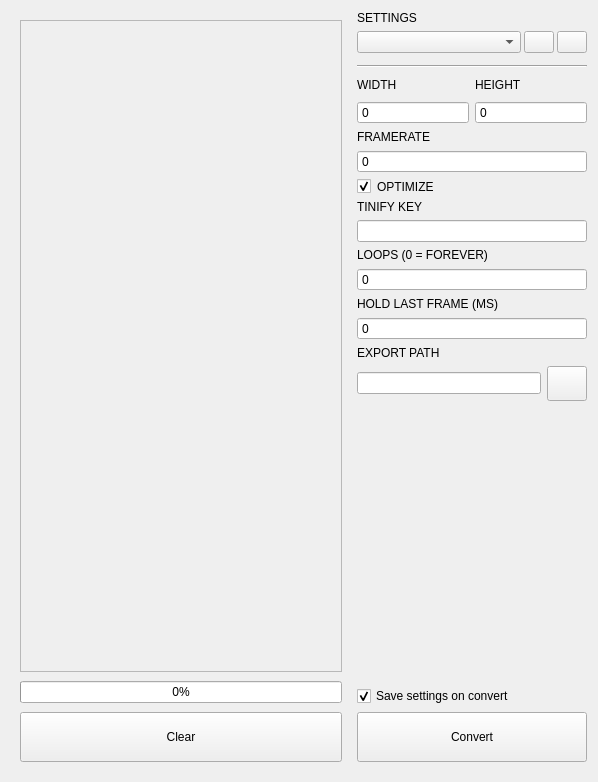
<?xml version="1.0" encoding="UTF-8"?>
<ui version="4.0">
 <class>Form</class>
 <widget class="QWidget" name="Form">
  <property name="geometry">
   <rect>
    <x>0</x>
    <y>0</y>
    <width>598</width>
    <height>782</height>
   </rect>
  </property>
  <property name="windowTitle">
   <string>Form</string>
  </property>
  <layout class="QGridLayout" name="gridLayout_2">
   <item row="0" column="0">
    <layout class="QHBoxLayout" name="horizontalLayout">
     <item>
      <layout class="QVBoxLayout" name="verticalLayout">
       <property name="spacing">
        <number>9</number>
       </property>
       <property name="leftMargin">
        <number>9</number>
       </property>
       <property name="topMargin">
        <number>9</number>
       </property>
       <property name="rightMargin">
        <number>9</number>
       </property>
       <property name="bottomMargin">
        <number>9</number>
       </property>
       <item>
        <widget class="QScrollArea" name="dd_SCR">
         <property name="sizePolicy">
          <sizepolicy hsizetype="Expanding" vsizetype="Expanding">
           <horstretch>1</horstretch>
           <verstretch>0</verstretch>
          </sizepolicy>
         </property>
         <property name="minimumSize">
          <size>
           <width>100</width>
           <height>0</height>
          </size>
         </property>
         <property name="horizontalScrollBarPolicy">
          <enum>Qt::ScrollBarAsNeeded</enum>
         </property>
         <property name="widgetResizable">
          <bool>true</bool>
         </property>
         <widget class="QWidget" name="scrollAreaWidgetContents_2">
          <property name="geometry">
           <rect>
            <x>0</x>
            <y>0</y>
            <width>322</width>
            <height>650</height>
           </rect>
          </property>
         </widget>
        </widget>
       </item>
       <item>
        <widget class="QProgressBar" name="progress_PBR">
         <property name="value">
          <number>0</number>
         </property>
         <property name="alignment">
          <set>Qt::AlignCenter</set>
         </property>
         <property name="textVisible">
          <bool>true</bool>
         </property>
        </widget>
       </item>
       <item>
        <widget class="QPushButton" name="clear_BTN">
         <property name="minimumSize">
          <size>
           <width>0</width>
           <height>50</height>
          </size>
         </property>
         <property name="text">
          <string>Clear</string>
         </property>
        </widget>
       </item>
      </layout>
     </item>
     <item>
      <widget class="QWidget" name="widget" native="true">
       <property name="sizePolicy">
        <sizepolicy hsizetype="Fixed" vsizetype="Preferred">
         <horstretch>0</horstretch>
         <verstretch>0</verstretch>
        </sizepolicy>
       </property>
       <property name="minimumSize">
        <size>
         <width>230</width>
         <height>0</height>
        </size>
       </property>
       <property name="maximumSize">
        <size>
         <width>1000</width>
         <height>16777215</height>
        </size>
       </property>
       <layout class="QVBoxLayout" name="verticalLayout_3">
        <property name="spacing">
         <number>0</number>
        </property>
        <property name="leftMargin">
         <number>0</number>
        </property>
        <property name="topMargin">
         <number>0</number>
        </property>
        <property name="rightMargin">
         <number>0</number>
        </property>
        <property name="bottomMargin">
         <number>9</number>
        </property>
        <item>
         <layout class="QVBoxLayout" name="verticalLayout_2">
          <property name="spacing">
           <number>6</number>
          </property>
          <property name="topMargin">
           <number>0</number>
          </property>
          <item>
           <widget class="QLabel" name="label_9">
            <property name="text">
             <string>SETTINGS</string>
            </property>
            <property name="class" stdset="0">
             <string>h1</string>
            </property>
           </widget>
          </item>
          <item>
           <widget class="QWidget" name="widget_4" native="true">
            <layout class="QHBoxLayout" name="horizontalLayout_4">
             <property name="spacing">
              <number>3</number>
             </property>
             <property name="leftMargin">
              <number>0</number>
             </property>
             <property name="topMargin">
              <number>0</number>
             </property>
             <property name="rightMargin">
              <number>0</number>
             </property>
             <property name="bottomMargin">
              <number>6</number>
             </property>
             <item>
              <widget class="QComboBox" name="settings_CBX"/>
             </item>
             <item>
              <widget class="QPushButton" name="settingsRem_BTN">
               <property name="maximumSize">
                <size>
                 <width>30</width>
                 <height>30</height>
                </size>
               </property>
               <property name="text">
                <string/>
               </property>
              </widget>
             </item>
             <item>
              <widget class="QPushButton" name="settingsAdd_BTN">
               <property name="maximumSize">
                <size>
                 <width>30</width>
                 <height>30</height>
                </size>
               </property>
               <property name="text">
                <string/>
               </property>
              </widget>
             </item>
            </layout>
           </widget>
          </item>
          <item>
           <widget class="Line" name="line">
            <property name="orientation">
             <enum>Qt::Horizontal</enum>
            </property>
           </widget>
          </item>
          <item>
           <widget class="QWidget" name="widget_2" native="true">
            <property name="minimumSize">
             <size>
              <width>0</width>
              <height>50</height>
             </size>
            </property>
            <layout class="QGridLayout" name="gridLayout">
             <property name="leftMargin">
              <number>0</number>
             </property>
             <property name="topMargin">
              <number>0</number>
             </property>
             <property name="rightMargin">
              <number>0</number>
             </property>
             <property name="bottomMargin">
              <number>0</number>
             </property>
             <property name="spacing">
              <number>6</number>
             </property>
             <item row="1" column="0">
              <widget class="QSpinBox" name="width_SPB">
               <property name="buttonSymbols">
                <enum>QAbstractSpinBox::NoButtons</enum>
               </property>
               <property name="maximum">
                <number>999999999</number>
               </property>
              </widget>
             </item>
             <item row="1" column="1">
              <widget class="QSpinBox" name="height_SPB">
               <property name="buttonSymbols">
                <enum>QAbstractSpinBox::NoButtons</enum>
               </property>
               <property name="maximum">
                <number>999999999</number>
               </property>
              </widget>
             </item>
             <item row="0" column="0">
              <widget class="QLabel" name="label_2">
               <property name="text">
                <string>WIDTH</string>
               </property>
               <property name="class" stdset="0">
                <string>h1</string>
               </property>
              </widget>
             </item>
             <item row="0" column="1">
              <widget class="QLabel" name="label_3">
               <property name="text">
                <string>HEIGHT</string>
               </property>
               <property name="class" stdset="0">
                <string>h1</string>
               </property>
              </widget>
             </item>
            </layout>
           </widget>
          </item>
          <item>
           <widget class="QLabel" name="label_4">
            <property name="text">
             <string>FRAMERATE</string>
            </property>
            <property name="class" stdset="0">
             <string>h1</string>
            </property>
           </widget>
          </item>
          <item>
           <widget class="QSpinBox" name="framerate_SPB">
            <property name="buttonSymbols">
             <enum>QAbstractSpinBox::NoButtons</enum>
            </property>
            <property name="maximum">
             <number>999999999</number>
            </property>
           </widget>
          </item>
          <item>
           <widget class="QWidget" name="widget_3" native="true">
            <layout class="QHBoxLayout" name="horizontalLayout_3" stretch="0,1">
             <property name="spacing">
              <number>6</number>
             </property>
             <property name="leftMargin">
              <number>0</number>
             </property>
             <property name="topMargin">
              <number>0</number>
             </property>
             <property name="rightMargin">
              <number>0</number>
             </property>
             <property name="bottomMargin">
              <number>0</number>
             </property>
             <item>
              <widget class="QCheckBox" name="opt_CHB">
               <property name="text">
                <string/>
               </property>
               <property name="shortcut">
                <string/>
               </property>
               <property name="checked">
                <bool>true</bool>
               </property>
              </widget>
             </item>
             <item>
              <widget class="QLabel" name="label_5">
               <property name="text">
                <string>OPTIMIZE</string>
               </property>
               <property name="class" stdset="0">
                <string>h1</string>
               </property>
              </widget>
             </item>
            </layout>
           </widget>
          </item>
          <item>
           <widget class="QLabel" name="label_6">
            <property name="text">
             <string>TINIFY KEY</string>
            </property>
            <property name="class" stdset="0">
             <string>h1</string>
            </property>
           </widget>
          </item>
          <item>
           <widget class="QLineEdit" name="key_LED"/>
          </item>
          <item>
           <widget class="QLabel" name="label_7">
            <property name="text">
             <string>LOOPS (0 = FOREVER)</string>
            </property>
            <property name="class" stdset="0">
             <string>h1</string>
            </property>
           </widget>
          </item>
          <item>
           <widget class="QSpinBox" name="loops_SPB">
            <property name="buttonSymbols">
             <enum>QAbstractSpinBox::NoButtons</enum>
            </property>
           </widget>
          </item>
          <item>
           <widget class="QLabel" name="label_8">
            <property name="text">
             <string>HOLD LAST FRAME (MS)</string>
            </property>
            <property name="class" stdset="0">
             <string>h1</string>
            </property>
           </widget>
          </item>
          <item>
           <widget class="QSpinBox" name="hold_SPB">
            <property name="buttonSymbols">
             <enum>QAbstractSpinBox::NoButtons</enum>
            </property>
            <property name="maximum">
             <number>999999999</number>
            </property>
           </widget>
          </item>
          <item>
           <widget class="QLabel" name="label">
            <property name="text">
             <string>EXPORT PATH</string>
            </property>
            <property name="class" stdset="0">
             <string>h1</string>
            </property>
           </widget>
          </item>
          <item>
           <layout class="QHBoxLayout" name="horizontalLayout_2">
            <item>
             <widget class="QLineEdit" name="output_LED"/>
            </item>
            <item>
             <widget class="QPushButton" name="browse_BTN">
              <property name="minimumSize">
               <size>
                <width>35</width>
                <height>35</height>
               </size>
              </property>
              <property name="maximumSize">
               <size>
                <width>40</width>
                <height>16777215</height>
               </size>
              </property>
              <property name="text">
               <string/>
              </property>
             </widget>
            </item>
           </layout>
          </item>
          <item>
           <spacer name="verticalSpacer">
            <property name="orientation">
             <enum>Qt::Vertical</enum>
            </property>
            <property name="sizeHint" stdset="0">
             <size>
              <width>20</width>
              <height>265</height>
             </size>
            </property>
           </spacer>
          </item>
          <item>
           <widget class="QCheckBox" name="savesettings_CHB">
            <property name="enabled">
             <bool>true</bool>
            </property>
            <property name="text">
             <string>Save settings on convert</string>
            </property>
            <property name="checked">
             <bool>true</bool>
            </property>
           </widget>
          </item>
          <item>
           <widget class="QPushButton" name="convert_BTN">
            <property name="minimumSize">
             <size>
              <width>0</width>
              <height>50</height>
             </size>
            </property>
            <property name="text">
             <string>Convert</string>
            </property>
            <property name="class" stdset="0">
             <string>special</string>
            </property>
           </widget>
          </item>
         </layout>
        </item>
       </layout>
      </widget>
     </item>
    </layout>
   </item>
  </layout>
 </widget>
 <resources/>
 <connections/>
</ui>
